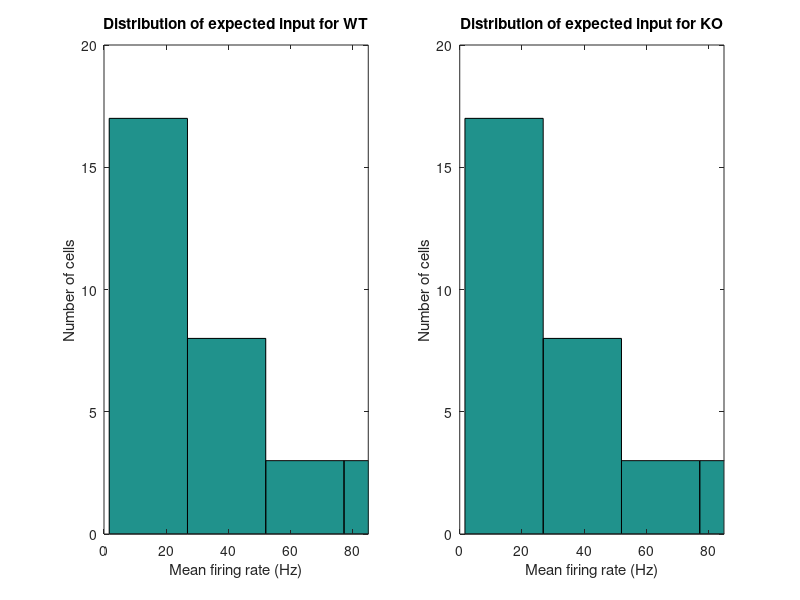
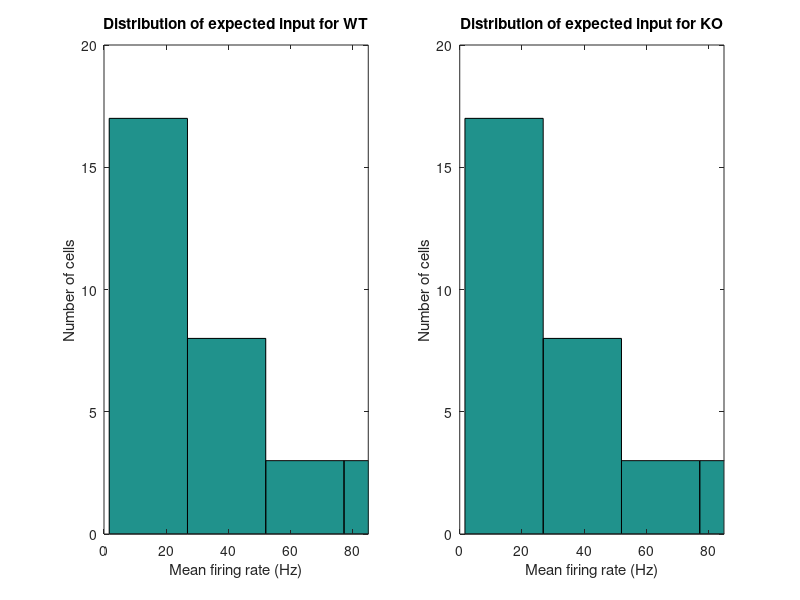
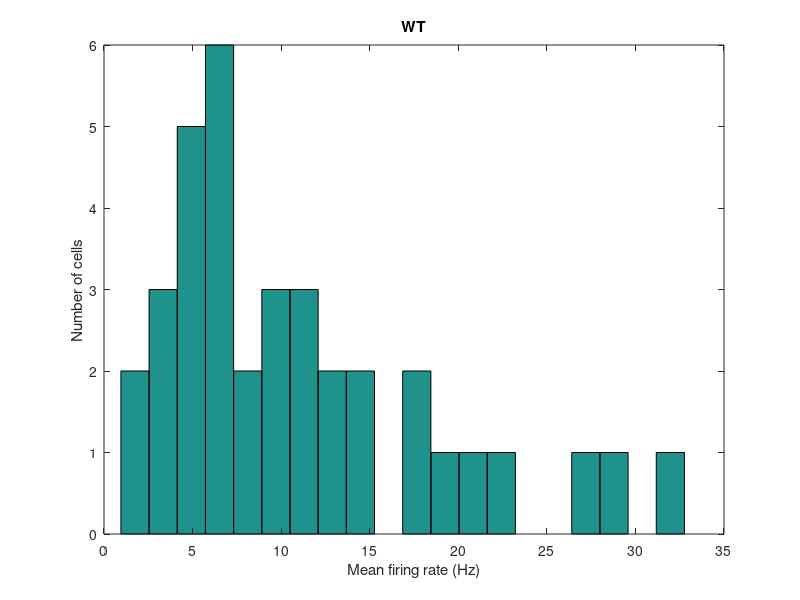
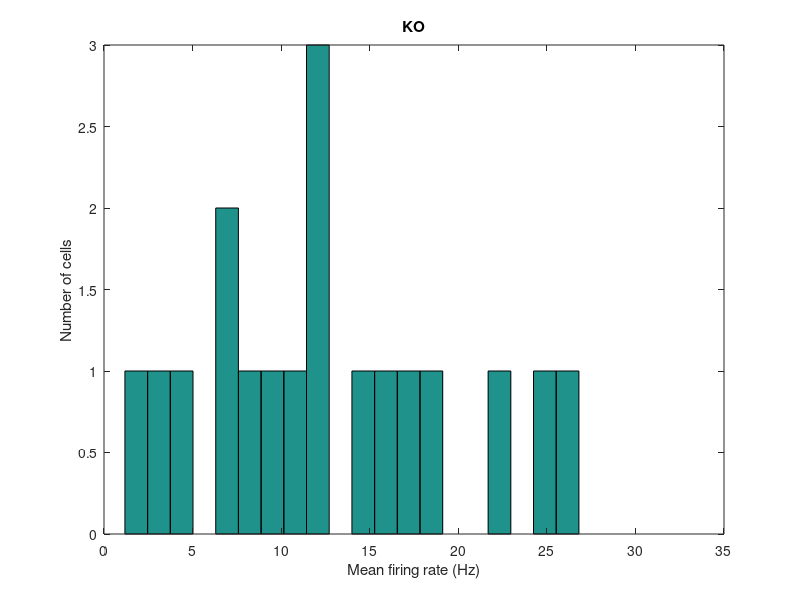

MATLAB code for these plots, in order: (Note: this script raises an error after producing the figures.)
%%%%%%%% Experimental Data Analysis
%%% Experiment data of base line activity (200 ms during light off)
%%
WTWT_MS = [26.86	28.03281345
17.2	26.53013345
3.665	12.27952048
5.99	15.57402385
5.62	22.21885032
1.16	8.547720921
19.37	27.93744195
11.8	25.00476264
28.4	32.55107443
5.225	14.83667385
22.995	28.85713199
14.775	21.87142359
4.78	16.33355283
12.175	23.5040088
6.32	19.61901407
14.965	22.83668024
18.18	24.4532686
21.63	32.89191899
7.87	18.27853558
6.92	15.97953435
4.13	19.17782766
9.17	18.7284528
4.415	18.07618927
5.74	15.39746847
7.095	19.35737104
10.425	29.78641098
3.435	13.16139916
9.645	19.07929447
8.73	19.21023761
6.93	16.2483261
13.2962963	25.50678635
11.58201058	22.93539692
32.76719577	39.36207525
11.93650794	23.02569219
4.835	14.73940064
0.955	8.514519195
];

KOKO_MS = [7.075	16.29041274
10.605	20.72167099
3.51	12.66885798
1.18	7.836789962
8.945	21.08654916
12.425	26.52371229
12.68	22.36247102
12.02	23.79055167
16.23	25.20846154
25.34	33.11225532
17.15	26.69768896
6.435	17.14723093
19.095	31.36405487
4.305	13.9172981
21.915	31.42699846
26.81	35.46521003
15.015	25.60530666
8.81	19.84018912
];
 
WTWT = [26.8600   17.2000    3.6650    5.9900    5.6200    1.1600   19.3700   11.8000   28.4000    5.2250  22.9950   14.7750    4.7800   12.1750    6.3200   14.9650   18.1800   21.6300    7.8700    6.9200   4.1300    9.1700    4.4150    5.7400    7.0950   10.4250    3.4350    9.6450    8.7300    6.9300   13.2963   11.5820   32.7672   11.9365    4.8350    0.9550];
KOKO = [ 7.0750   10.6050    3.5100    1.1800    8.9450   12.4250   12.6800   12.0200   16.2300   25.3400   17.1500    6.4350   19.0950    4.3050   21.9150   26.8100   15.0150    8.8100];
%% Distribution of mean firing rate
fWT = figure; 
hist(WTWT, 20);
ylabel('Number of cells'); xlabel('Mean firing rate (Hz)'); title('WT');
xlim([0 35]);
fKO = figure; 
hist(KOKO,20); 
ylabel('Number of cells'); xlabel('Mean firing rate (Hz)'); title('KO');
xlim([0 35]);

%% 

sct_fg = figure; scatter(WTWT_MS(:,1),WTWT_MS(:,2),'b');
hold on; scatter(KOKO_MS(:,1),KOKO_MS(:,2),'r');
legend('WT','KO','Location','NorthWest');
title('Distribution of Mean and sigma of real experiment data')
xlabel('Mean average firing rate'); ylabel('sigma of mean firing rate'); 
% figure; hist(WTWT_MS(:,2) ./ WTWT_MS(:,1), 30 ); title('WT sig/mean'); xlabel('Average firing rate (Hz)'); ylabel('Number of cell');
% figure; hist(KOKO_MS(:,2) ./ KOKO_MS(:,1), 30); title('KO sig/mean'); xlabel('Average firing rate (Hz)'); ylabel('Number of cell');
% 

%% fit with polyval 
p = polyfit(WTWT_MS(:,1),WTWT_MS(:,2),3)
xx = 0:1:35;
yy = polyval(p,xx);
figure(sct_fg); hold on;
plot(xx,yy,'b')

p2 = polyfit(KOKO_MS(:,1),KOKO_MS(:,2),3) % 2 for power 2 , 3- for power3

xx = 0:1:35;
yy = polyval(p2,xx);
figure(sct_fg); hold on;
plot(xx,yy,'r')


%all
sct_fg = figure; scatter(WTWT_MS(:,1),WTWT_MS(:,2),'b');
hold on; scatter(KOKO_MS(:,1),KOKO_MS(:,2),'r');
legend('WT','KO','Location','NorthWest');
title('Distribution of Mean and sigma of real experiment data')
xlabel('Mean average firing rate'); ylabel('sigma of mean firing rate'); 
%fit all
all_MU = [KOKO_MS(:,1); WTWT_MS(:,1)];
all_SIG = [KOKO_MS(:,2); WTWT_MS(:,2)];
pp = polyfit(all_MU,all_SIG , 2)
% 0.8500   11.7696 
xx = 0:1:35;
yy = polyval(pp,xx);
figure(sct_fg); hold on;
plot(xx,yy,'k')


%% all data analysis
figure; 
hist(all_MU, 20);
xlabel('Average output firing rate')
ylabel('Number of Cells')
title({'Distribution of average firing rate measured in experiment',['min = ' num2str(min(all_MU)) ', med = ' num2str(median(all_MU)) ', max = ' num2str(max(all_MU))]})
%%%    21.0406
figure(sct_fg); scatter(median(all_MU),polyval(pp,median(all_MU)),80,'*k');

figure; 
hist(all_MU, 20);
xlabel('Average output firing rate')
ylabel('Number of Cells')
title('Distribution of average firing rate measured in experiment')
%%

p = polyfit(WTWT_MS(:,1),WTWT_MS(:,2),1)
% p =
% 0.7866   12.3619 % p(1) is the slope and p(2) is the intercept of the linear predictor.
a = p(1); b = p(2);
xx = 0:1:35;
yy = a.*xx+b;
figure(sct_fg); hold on;
plot(xx,yy,'b')

p2 = polyfit(KOKO_MS(:,1),KOKO_MS(:,2),1)
% p =
% 0.9928   10.1768 % p(1) is the slope and p(2) is the intercept of the linear predictor.
a2 = p2(1); b2 = p2(2);
xx = 0:1:35;
yy = a2.*xx+b2;
figure(sct_fg); hold on;
plot(xx,yy,'r')

%fit all
pp = polyfit([KOKO_MS(:,1); WTWT_MS(:,1)], [KOKO_MS(:,2); WTWT_MS(:,2)], 1)
% 0.8500   11.7696 
a3 = pp(1); b3 = pp(2);
xx = 0:1:35;
yy = a3.*xx+b3;
figure(sct_fg); hold on;
plot(xx,yy,'k')

figure;
scatter(WTWT_MS(:,1),WTWT_MS(:,2),'b');
hold on; scatter(KOKO_MS(:,1),KOKO_MS(:,2),'r');
plot(xx,yy,'c');
xlabel('Mean firing rate'); ylabel('sigma of firing rate)')


%% Expected input for simulation
% f = 11.43*exp(0.06084*x);
Codename = 'PoisInputFr150324_fix';
 
WT_Expected_input = 0.1881.*WTWT.*WTWT + 1.5709.*WTWT; 
KO_Expected_input = 0.1881.*WTWT.*WTWT + 1.5709.*WTWT; 

% distribution of expected input
myl = 85; %myl = max(max(Input_FR_WT(:)), max(Input_FR_KO(:)));
fg_exp_in = figure; set(fg_exp_in, 'position',[ 420         319        1163         420]);
subplot(121); hist(WT_Expected_input,10); xlim([0 myl]);
ylabel('Number of cells'); xlabel('Mean firing rate (Hz)'); title('Distribution of expected input for WT');
subplot(122); hist(KO_Expected_input,10); xlim([0 myl]);
ylabel('Number of cells'); xlabel('Mean firing rate (Hz)'); title('Distribution of expected input for KO');
saveas(fg_exp_in,[Codename '_ExpInDist.fig'],'fig');
saveas(fg_exp_in,[Codename '_ExpInDist.jpg'],'jpg');
%% 
PoisInputFr_list_WT = WT_Expected_input;

PoisInputFr_list_KO = KO_Expected_input;

% y = datasample(data,k) returns k observations sampled uniformly at random, with replacement, from the data in data.
rng(1,'twister');

N_TRIAL = 5;  
N_CELL = 1150; 
Input_FR_WT = zeros(N_CELL, N_TRIAL);
Input_FR_KO = zeros(N_CELL, N_TRIAL);

for nn = 1 : N_TRIAL
    Input_FR_WT(:,nn) = datasample(PoisInputFr_list_WT,N_CELL);
    Input_FR_KO(:,nn) = datasample(PoisInputFr_list_KO,N_CELL);
    

TRIAL = nn;

dlmwrite([Codename '_WT_' num2str(TRIAL) '.txt'],[N_CELL; Input_FR_WT(:,nn)],'delimiter','\n')
dlmwrite([Codename '_KO_' num2str(TRIAL) '.txt'],[N_CELL; Input_FR_KO(:,nn)],'delimiter','\n')

myl = 85;
fg_sample = figure; set(fg_sample, 'position',[ 420         319        1163         420]);
subplot(121); hist(Input_FR_WT(:,TRIAL),15); xlim([0 myl]);
ylabel('Number of cells'); xlabel('Mean firing rate (Hz)'); title('Distribution of sample expected input for WT');
subplot(122); hist(Input_FR_KO(:,TRIAL),15); xlim([0 myl]);
ylabel('Number of cells'); xlabel('Mean firing rate (Hz)'); title('Distribution of sample expected input for KO');
suptitle(['Trial' num2str(TRIAL)])
saveas(fg_sample,[Codename '_' num2str(TRIAL) '.fig'],'fig')
saveas(fg_sample,[Codename '_' num2str(TRIAL) '.jpg'],'jpg')
end


for nn = 1 : N_TRIAL
    Sample_WT(:,nn) = datasample(WTWT,N_CELL);
    Sample_KO(:,nn) = datasample(KOKO,N_CELL);
    disp('-------------------------------------------------------------------')
    disp(['Trial # = ' num2str(nn)])
    disp(['WT: Sample mean = ' num2str(mean(Sample_WT(:,nn))) ', std = ' num2str(std(Sample_WT(:,nn)))]);
    disp(['KO: Sample mean = ' num2str(mean(Sample_KO(:,nn))) ', std = ' num2str(std(Sample_KO(:,nn)))]);
end
    